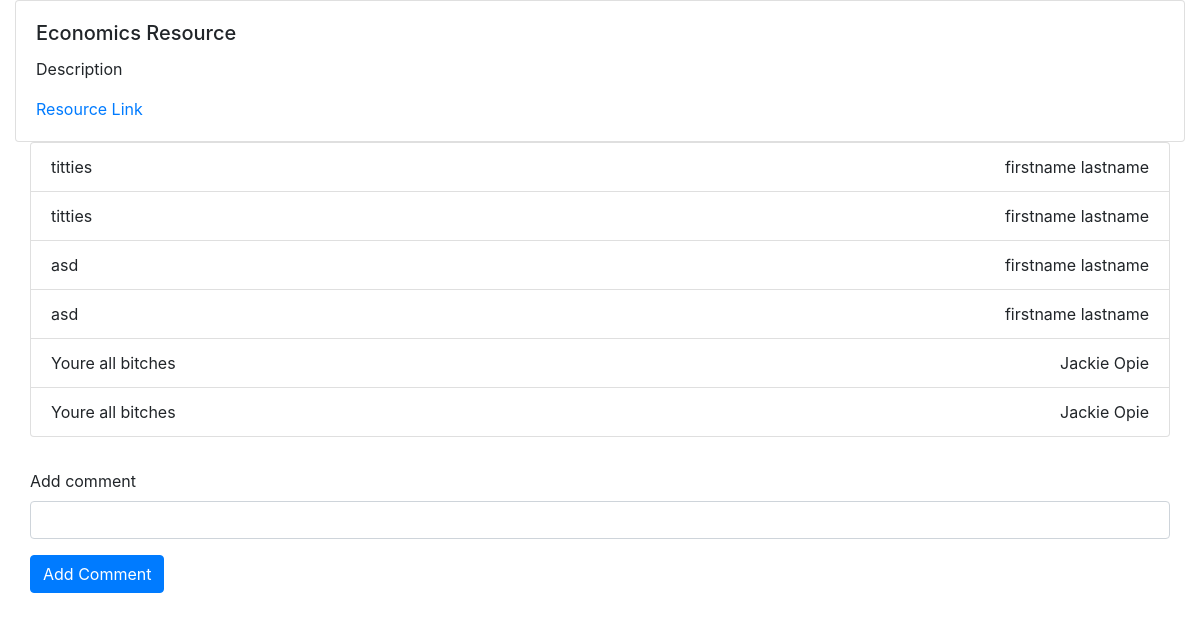
/ed/courses/1234/2, run on the app's committed database.
### ed/models.py (models this page shows)
class Resource(models.Model):
    course = models.ForeignKey(Course, on_delete=models.CASCADE, null=True)
    resourceName = models.CharField(max_length=50, default="Resource Name")
    resourceDescription = models.CharField(max_length=200, default="Description")
    resourceLink = models.CharField(max_length=200, default="Resource Link")

class Comment(models.Model):
    resource = models.ForeignKey(Resource, on_delete=models.CASCADE, related_name='comments')
    body = models.TextField()
    user = models.ForeignKey(Profile, on_delete=models.CASCADE, null=True)

class Profile(models.Model):
    user = models.OneToOneField(User, on_delete=models.CASCADE, related_name='+', default=1)
    FirstName = models.CharField(max_length=50,default='firstname')
    LastName = models.CharField(max_length=50,default='lastname')

### ed/views.py (the view, shortened to what this page needs)
# urls.py: path('courses/<slug:code>/<int:id>', views.singleResource, name='Resource'),
def singleResource(request,code, id):
    if not request.POST:
        resource = Resource.objects.get(id=id)
        try:
            comments = Comment.objects.filter(resource=resource)
        except:
            comments = {}
        context = {
            'resource': resource,
            'comments': comments
        }
        return render(request, 'resource.html', context=context)

### templates/resource.html (shortened to what this page needs)
{% extends "core.html" %}
{% block content %}
<div class="card">
    <div class="card-body">
        <h5 class="card-title">
            {{ resource.resourceName}}
        </h5>
        <p class="card-text">
            {{ resource.resourceDescription}}
        </p>
        <a href="{{resource.resourceLink}}" target='_blank'>
            Resource Link
        </a>
    </div>
</div>
<div class="container-fluid">
    {% if comments %}
        <ul class='list-group'>
            {% for comment in comments %}
                <li class="list-group-item" style="display: flex;">
                    <div class="comment-body">
                    {{comment.body}}
                    </div>
                    <div class="comment-author" style="margin-left: auto;">
                        {{comment.user.FirstName}} {{comment.user.LastName}}
                    </div>
                </li>
            {% endfor %}
        </ul>
    {% endif %}
    <form action="/ed/courses/{{resource.course.courseCode}}/{{resource.id}}" method="post" style="margin-top: 2rem;">
        <div class="form-group">
            <label for="comment" >Add comment</label>
            <input id="comment" name="comment" type="text" class="form-control">
        </div>
        <div class="form-group">
            <input type="submit" value="Add Comment" style="width: auto" class="btn btn-primary">
        </div>
    </form>
</div>
{% endblock %}

### data on the page
Resource: resourceName "Economics Resource", resourceDescription "Description"
Comment: body "titties", user.FirstName "firstname", user.LastName "lastname"
Comment: body "titties", user.FirstName "firstname", user.LastName "lastname"
Comment: body "asd", user.FirstName "firstname", user.LastName "lastname"
Comment: body "asd", user.FirstName "firstname", user.LastName "lastname"
Comment: body "Youre all bitches", user.FirstName "Jackie", user.LastName "Opie"
Comment: body "Youre all bitches", user.FirstName "Jackie", user.LastName "Opie"
